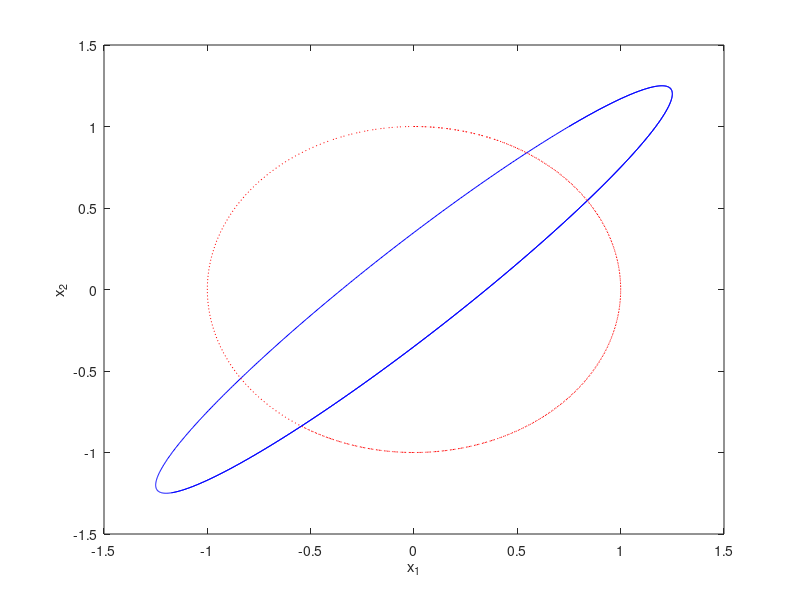

Write MATLAB code to recreate this figure.
% Example 5.22 -- Figure 5.8

clear all
d = .75;
A = [1,d;d,1];
t = 0:.01:10; m = length(t);
x(1,1:m) = sin(t);
x(2,1:m) = cos(t);
y = A*x;
plot (y(1,:),y(2,:),'b', x(1,:),x(2,:),'r:')
xlabel('x_1')
ylabel('x_2')